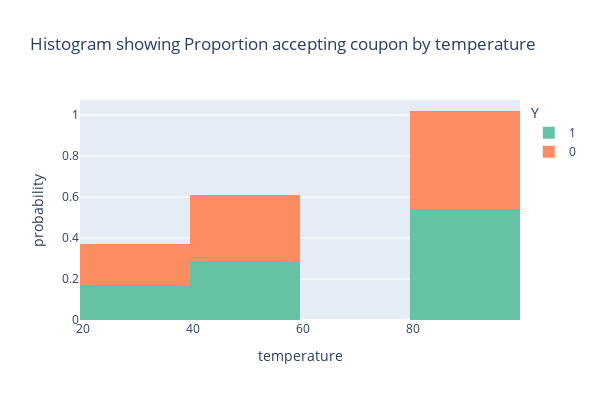

Notebook cell for this chart:
### Markdown cell above
6. Use a histogram to visualize the temperature column.

### Code cell
#For visualize the temperature column
fig = px.histogram(data,x="temperature",title="Histogram showing Proportion accepting coupon by temperature",
                   labels={"temperature": "temperature"}, color = "Y" ,histnorm="probability",
                   color_discrete_sequence = px.colors.qualitative.Set2)
fig.update_layout(width=600, height=400)
fig

### Figure 1 — Plotly figure (JSON) as saved in the notebook; plotly's stock layout.template omitted (floating-point values rounded to 4 significant figures; data arrays with more than 128 entries replaced by an {"elided": "..."} marker saying what was removed)
{"data": [{"alignmentgroup": "True", "bingroup": "x", "histnorm": "probability", "hovertemplate": "Y=1<br>temperature=%{x}<br>probability=%{y}<extra></extra>", "legendgroup": "1", "marker": {"color": "rgb(102,194,165)", "pattern": {"shape": ""}}, "name": "1", "offsetgroup": "1", "orientation": "v", "showlegend": true, "type": "histogram", "x": {"elided": "7210 int values"}, "xaxis": "x", "yaxis": "y"}, {"alignmentgroup": "True", "bingroup": "x", "histnorm": "probability", "hovertemplate": "Y=0<br>temperature=%{x}<br>probability=%{y}<extra></extra>", "legendgroup": "0", "marker": {"color": "rgb(252,141,98)", "pattern": {"shape": ""}}, "name": "0", "offsetgroup": "0", "orientation": "v", "showlegend": true, "type": "histogram", "x": {"elided": "5474 int values"}, "xaxis": "x", "yaxis": "y"}], "layout": {"barmode": "relative", "height": 400, "legend": {"title": {"text": "Y"}, "tracegroupgap": 0}, "title": {"text": "Histogram showing Proportion accepting coupon by temperature"}, "width": 600, "xaxis": {"anchor": "y", "domain": [0, 1], "title": {"text": "temperature"}}, "yaxis": {"anchor": "x", "domain": [0, 1], "title": {"text": "probability"}}}}
